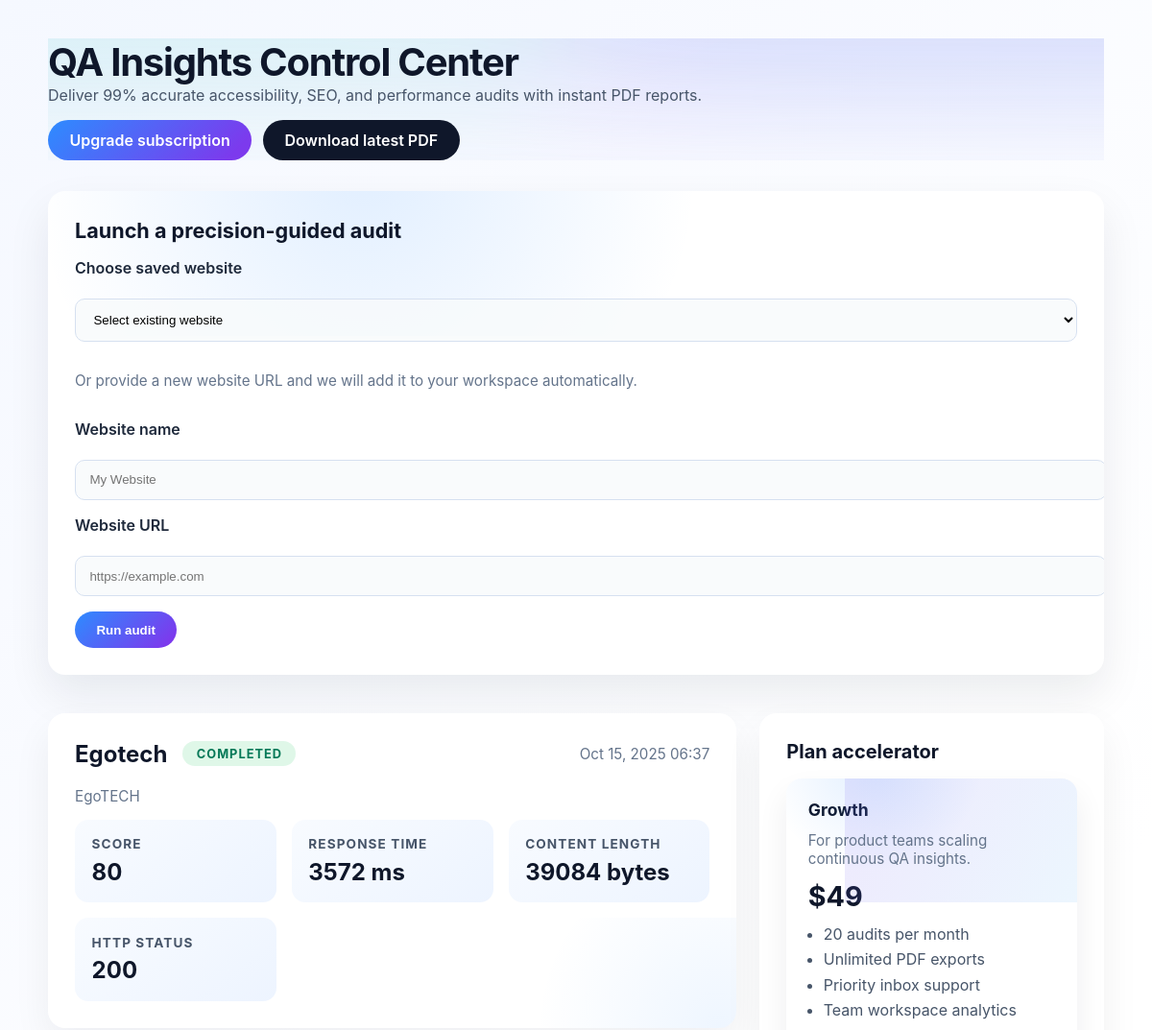
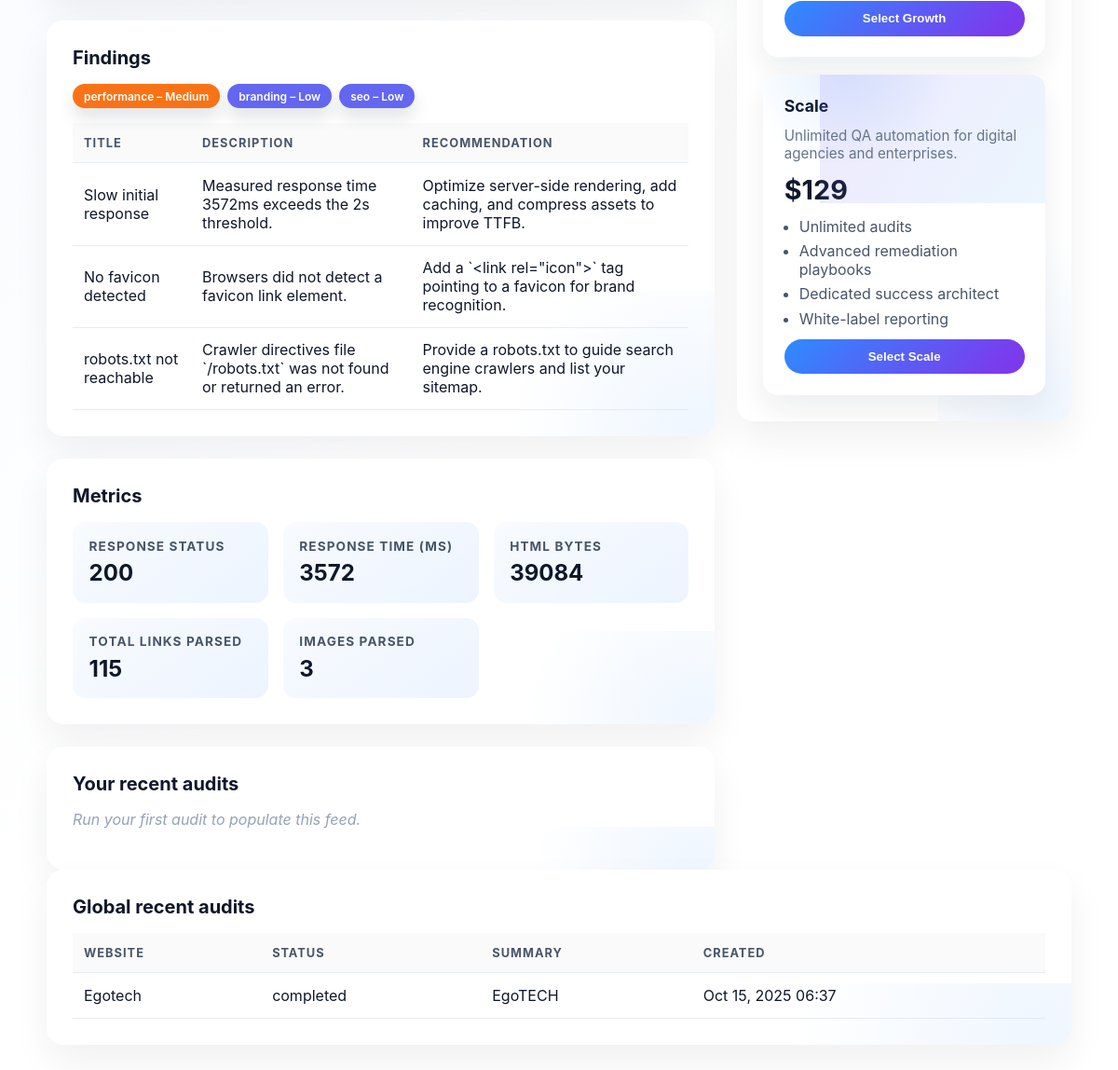
The app's page /, older data (2 pictures, top to bottom).
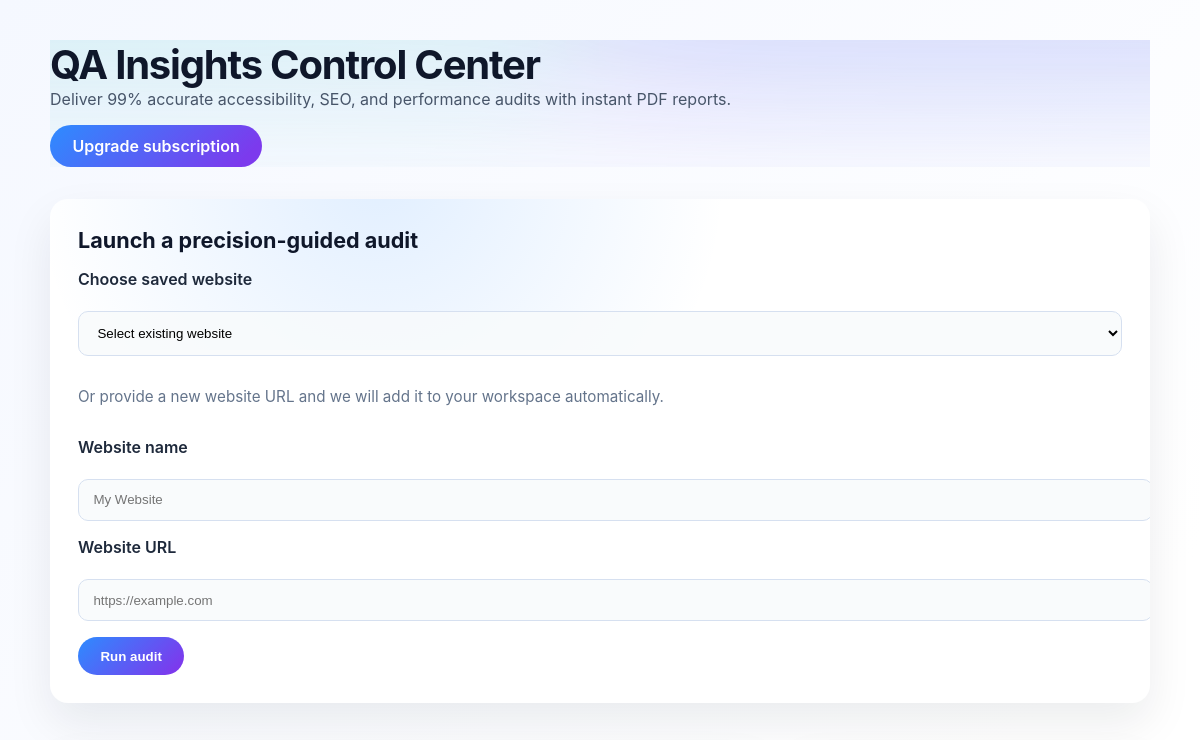
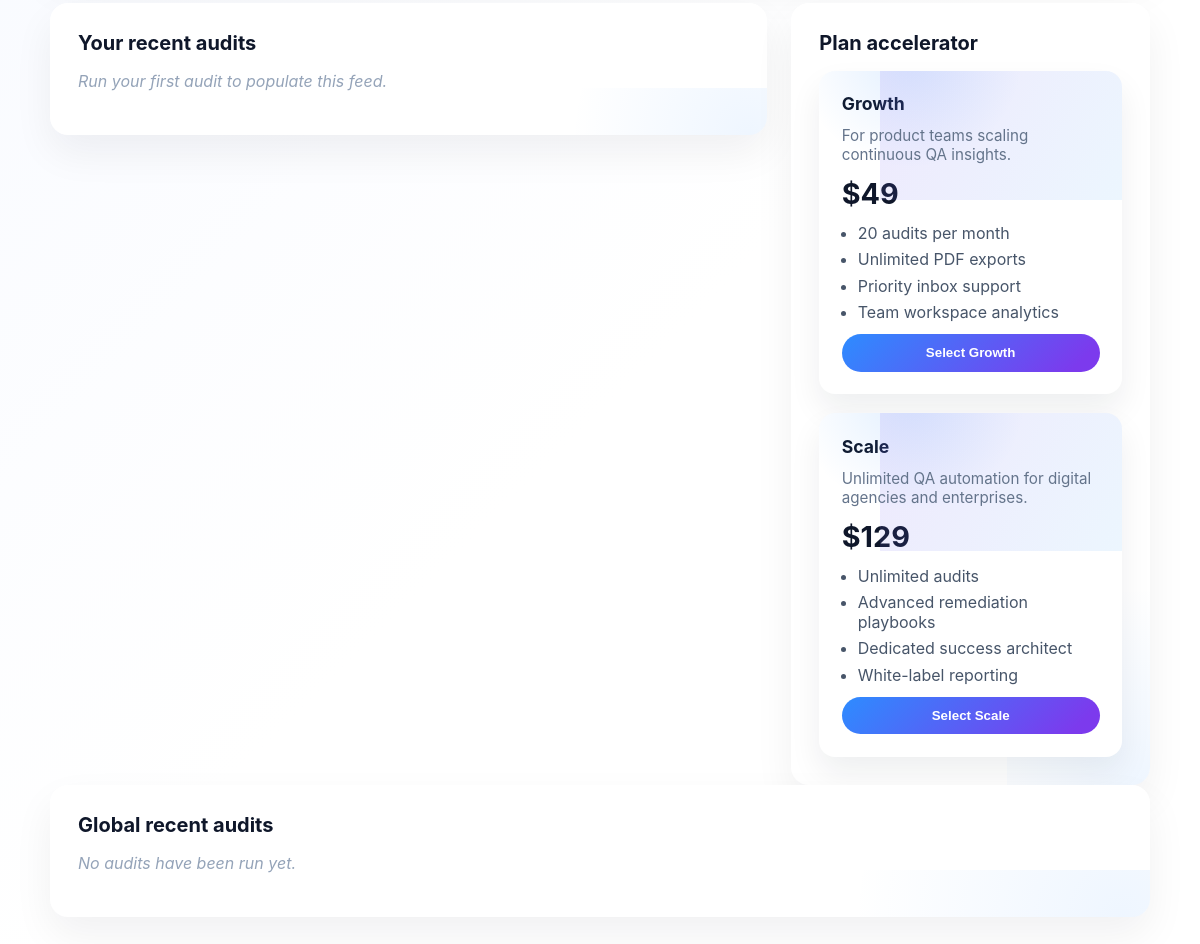
The same page, newer data (2 pictures, top to bottom).
### audit/models.py (models this page shows, shortened)
class AuditRun(models.Model):
    STATUS_PENDING = "pending"
    STATUS_COMPLETED = "completed"
    STATUS_FAILED = "failed"
    STATUS_CHOICES = [
        (STATUS_PENDING, "Pending"),
        (STATUS_COMPLETED, "Completed"),
        (STATUS_FAILED, "Failed"),
    ]
    website = models.ForeignKey(Website, on_delete=models.CASCADE, related_name="audits")
    url = models.URLField()
    created_by = models.ForeignKey(
        settings.AUTH_USER_MODEL,
        on_delete=models.SET_NULL,
        null=True,
        blank=True,
        related_name="audit_runs",
    )
    status = models.CharField(max_length=20, choices=STATUS_CHOICES, default=STATUS_PENDING)
    summary = models.TextField(blank=True)
    score = models.PositiveIntegerField(default=0)
    response_time_ms = models.PositiveIntegerField(default=0)
    content_length = models.PositiveIntegerField(default=0)
    metadata = models.JSONField(default=dict, blank=True)
    created_at = models.DateTimeField(auto_now_add=True)
    updated_at = models.DateTimeField(auto_now=True)
    class Meta:
        ordering = ["-created_at"]

class Website(models.Model):
    name = models.CharField(max_length=255, blank=True)
    url = models.URLField(unique=True)
    notes = models.TextField(blank=True)
    created_at = models.DateTimeField(auto_now_add=True)
    updated_at = models.DateTimeField(auto_now=True)

class AuditFinding(models.Model):
    SEVERITY_LOW = "low"
    SEVERITY_MEDIUM = "medium"
    SEVERITY_HIGH = "high"
    SEVERITY_CHOICES = [
        (SEVERITY_LOW, "Low"),
        (SEVERITY_MEDIUM, "Medium"),
        (SEVERITY_HIGH, "High"),
    ]
    audit = models.ForeignKey(AuditRun, on_delete=models.CASCADE, related_name="findings")
    category = models.CharField(max_length=100)
    severity = models.CharField(max_length=10, choices=SEVERITY_CHOICES)
    title = models.CharField(max_length=255)
    description = models.TextField()
    recommendation = models.TextField()

class AuditMetric(models.Model):
    audit = models.ForeignKey(AuditRun, on_delete=models.CASCADE, related_name="metrics")
    label = models.CharField(max_length=255)
    value = models.CharField(max_length=255)
    details = models.JSONField(default=dict, blank=True)

class SubscriptionPlan(models.Model):
    BILLING_TRIAL = "trial"
    BILLING_MONTHLY = "monthly"
    BILLING_YEARLY = "yearly"
    BILLING_LIFETIME = "lifetime"
    BILLING_CHOICES = [
        (BILLING_TRIAL, "Trial"),
        (BILLING_MONTHLY, "Monthly"),
        (BILLING_YEARLY, "Yearly"),
        (BILLING_LIFETIME, "Lifetime"),
    ]
    name = models.CharField(max_length=120)
    slug = models.SlugField(unique=True)
    description = models.TextField(blank=True)
    price_cents = models.PositiveIntegerField(default=0)
    currency = models.CharField(max_length=10, default="USD")
    billing_interval = models.CharField(max_length=20, choices=BILLING_CHOICES, default=BILLING_MONTHLY)
    trial_days = models.PositiveIntegerField(default=7)
    audit_quota = models.PositiveIntegerField(null=True, blank=True)
    features = models.JSONField(default=list, blank=True)
    is_active = models.BooleanField(default=True)
    is_public = models.BooleanField(default=True)
    sort_order = models.PositiveIntegerField(default=0)
    created_at = models.DateTimeField(auto_now_add=True)
    updated_at = models.DateTimeField(auto_now=True)
    class Meta:
        ordering = ["sort_order", "price_cents"]
    def display_price(self):
        if self.price_cents == 0:
            return "Free"
        if self.currency.upper() == "USD":
            amount = self.price_cents / 100
            if self.price_cents % 100:
                return f"${amount:.2f}"
            return f"${int(amount)}"
        if self.price_cents % 100:
            return f"{self.currency} {self.price_cents / 100:.2f}"
        return f"{self.currency} {self.price_cents // 100}"
    @classmethod
    def get_trial_plan(cls):
        return cls.objects.filter(slug="free-trial").first()

### audit/views.py (the view, shortened to what this page needs)
# urls.py: path("", views.audit_dashboard, name="audit-dashboard"),
def audit_dashboard(request):
    latest_audit = None
    findings = []
    metrics = []
    current_user = request.user if request.user.is_authenticated else None
    subscription = _resolve_subscription(current_user)
    remaining_audits = subscription.remaining_audits() if subscription else None
    audit_queryset = AuditRun.objects.select_related("website").prefetch_related("findings", "metrics").order_by("-created_at")
    if latest_audit is None:
        user_latest = audit_queryset.filter(created_by=current_user).first() if current_user else None
        latest_audit = user_latest or audit_queryset.first()
        if latest_audit:
            findings = list(latest_audit.findings.all())
            metrics = list(latest_audit.metrics.all())
    user_recent_audits = (
        audit_queryset.filter(created_by=current_user).only(
            "id", "status", "summary", "created_at", "website__name"
        )[:5]
        if current_user
        else []
    )
    recent_audits = audit_queryset.only(
        "id", "status", "summary", "created_at", "website__name"
    )[:5]
    websites = Website.objects.order_by("name", "url").all()
    return render(
        request,
        "audit/dashboard.html",
        {
            "latest_audit": latest_audit,
            "findings": findings,
            "metrics": metrics,
            "recent_audits": recent_audits,
            "user_recent_audits": user_recent_audits,
            "websites": websites,
            "subscription": subscription,
            "remaining_audits": remaining_audits,
            "plans": SubscriptionPlan.objects.filter(is_public=True, is_active=True).order_by("sort_order"),
            "trial_plan": SubscriptionPlan.get_trial_plan(),
        },
    )

### audit/templates/audit/dashboard.html (shortened to what this page needs)
{% load static %}
<!DOCTYPE html>
<html lang="en">
<head>
</head>
<body>
    <div class="shell">
        <header class="animate-fade">
            <div>
                <h1>QA Insights Control Center</h1>
                <p>Deliver 99% accurate accessibility, SEO, and performance audits with instant PDF reports.</p>
            </div>
            <div class="actions">
                <a href="{% url 'pricing' %}" class="button">Upgrade subscription</a>
                {% if latest_audit %}
                    <a href="{% url 'audit-download' latest_audit.pk %}" class="button secondary">Download latest PDF</a>
                {% endif %}
            </div>
        </header>
        <form method="post">
            <h2>Launch a precision-guided audit</h2>
            <label for="website_id">Choose saved website</label>
            <select name="website_id" id="website_id">
                <option value="">Select existing website</option>
            </select>
            <p class="muted">Or provide a new website URL and we will add it to your workspace automatically.</p>
            <label for="name">Website name</label>
            <input type="text" id="name" name="name" placeholder="My Website" />
            <label for="url">Website URL</label>
            <input type="url" id="url" name="url" placeholder="https://example.com" required />
            <button type="submit" class="button">Run audit</button>
        </form>
        <div class="layout">
            <div class="stack">
                {% if latest_audit %}
                    <section class="card animate-fade">
                        <div class="summary">
                            <h2>{{ latest_audit.website.name|default:latest_audit.website.url }}</h2>
                            <span class="status {{ latest_audit.status }}">{{ latest_audit.status }}</span>
                            <span class="muted">{{ latest_audit.created_at|date:"M j, Y H:i" }}</span>
                        </div>
                        <p class="muted">{{ latest_audit.summary }}</p>
                        <div class="grid">
                            <div class="metric">
                                <strong>Score</strong>
                                <div>{{ latest_audit.score }}</div>
                            </div>
                            <div class="metric">
                                <strong>Response Time</strong>
                                <div>{{ latest_audit.response_time_ms }} ms</div>
                            </div>
                            <div class="metric">
                                <strong>Content Length</strong>
                                <div>{{ latest_audit.content_length }} bytes</div>
                            </div>
                            <div class="metric">
                                <strong>HTTP Status</strong>
                                <div>{{ latest_audit.metadata.status }}</div>
                            </div>
                        </div>
                    </section>
                    <section class="card animate-fade">
                        <h3>Findings</h3>
                        {% if findings %}
                            <div class="tags">
                                {% for finding in findings %}
                                    <div class="tag {{ finding.severity }}">{{ finding.category }} – {{ finding.severity|title }}</div>
                                {% endfor %}
                            </div>
                            <table>
                                <thead>
                                    <tr>
                                        <th>Title</th>
                                        <th>Description</th>
                                        <th>Recommendation</th>
                                    </tr>
                                </thead>
                                <tbody>
                                    {% for finding in findings %}
                                        <tr>
                                            <td>{{ finding.title }}</td>
                                            <td>{{ finding.description }}</td>
                                            <td>{{ finding.recommendation }}</td>
                                        </tr>
                                    {% endfor %}
                                </tbody>
                            </table>
                        {% else %}
                            <p class="empty">No findings recorded for this audit.</p>
                        {% endif %}
                    </section>
                    <section class="card animate-fade">
                        <h3>Metrics</h3>
                        {% if metrics %}
                            <div class="grid">
                                {% for metric in metrics %}
                                    <div class="metric">
                                        <strong>{{ metric.label }}</strong>
                                        <div>{{ metric.value }}</div>
                                    </div>
                                {% endfor %}
                            </div>
                        {% else %}
                            <p class="empty">No metrics recorded.</p>
                        {% endif %}
                    </section>
                {% endif %}
                <section class="card animate-fade">
                    <h3>Your recent audits</h3>
                    {% if user_recent_audits %}
                        <table>
                            <thead>
                                <tr>
                                    <th>Website</th>
                                    <th>Status</th>
                                    <th>Summary</th>
                                    <th>Created</th>
                                </tr>
                            </thead>
                            <tbody>
                                {% for audit in user_recent_audits %}
                                    <tr>
                                        <td>{{ audit.website.name|default:audit.website.url }}</td>
                                        <td>{{ audit.status }}</td>
                                        <td>{{ audit.summary }}</td>
                                        <td>{{ audit.created_at|date:"M j, Y H:i" }}</td>
                                    </tr>
                                {% endfor %}
                            </tbody>
                        </table>
                    {% else %}
                        <p class="empty">Run your first audit to populate this feed.</p>
                    {% endif %}
                </section>
            </div>
            <section class="card animate-fade">
                <h3>Plan accelerator</h3>
                <div class="plan-grid">
                    {% for plan in plans %}
                        <article class="plan">
                            <h4>{{ plan.name }}</h4>
                            <div class="muted">{{ plan.description }}</div>
                            <div class="price">{{ plan.display_price }}</div>
                            {% if plan.features %}
                                <ul>
                                    {% for feature in plan.features %}
                                        <li>{{ feature }}</li>
                                    {% endfor %}
                                </ul>
                            {% endif %}
                            <form method="post" action="{% url 'checkout' plan.slug %}">
                                <button type="submit" class="button">Select {{ plan.name }}</button>
                            </form>
                        </article>
                    {% empty %}
                        <p class="empty">No public plans available yet.</p>
                    {% endfor %}
                </div>
            </section>
        </div>
        <section class="card animate-fade">
            <h3>Global recent audits</h3>
            {% if recent_audits %}
                <table>
                    <thead>
                        <tr>
                            <th>Website</th>
                            <th>Status</th>
                            <th>Summary</th>
                            <th>Created</th>
                        </tr>
                    </thead>
                    <tbody>
                        {% for audit in recent_audits %}
                            <tr>
                                <td>{{ audit.website.name|default:audit.website.url }}</td>
                                <td>{{ audit.status }}</td>
                                <td>{{ audit.summary }}</td>
                                <td>{{ audit.created_at|date:"M j, Y H:i" }}</td>
                            </tr>
                        {% endfor %}
                    </tbody>
                </table>
            {% else %}
                <p class="empty">No audits have been run yet.</p>
            {% endif %}
        </section>
    </div>
</body>
</html>

Row changes from the older to the newer data that the page shows:
removed AuditRun: website.name "Egotech", status "COMPLETED", created_at "Oct 15, 2025 06:37", summary "EgoTECH", score "80", response_time_ms "3572", content_length "39084", metadata.status "200", status "completed"
removed AuditFinding: category "performance", severity "Medium", title "Slow initial response", description "Measured response time 3572ms exceeds the 2s threshold.", recommendation "Optimize server-side rendering, add caching, and compress assets to improve TTFB."
removed AuditFinding: category "branding", severity "Low", title "No favicon detected", description "Browsers did not detect a favicon link element.", recommendation "Add a `<link rel=\"icon\">` tag pointing to a favicon for brand recognition."
removed AuditFinding: category "seo", severity "Low", title "robots.txt not reachable", description "Crawler directives file `/robots.txt` was not found or returned an error.", recommendation "Provide a robots.txt to guide search engine crawlers and list your sitemap."
removed AuditMetric: label "RESPONSE STATUS", value "200"
removed AuditMetric: label "RESPONSE TIME (MS)", value "3572"
removed AuditMetric: label "HTML BYTES", value "39084"
removed AuditMetric: label "TOTAL LINKS PARSED", value "115"
removed AuditMetric: label "IMAGES PARSED", value "3"
Text that changed along with them:
text no longer shown: "Download latest PDF SCORE RESPONSE TIME ms CONTENT LENGTH bytes HTTP STATUS Findings TITLE DESCRIPTION RECOMMENDATION Metrics WEBSITE STATUS SUMMARY CREATED"
text now shown: "No audits have been run yet."
